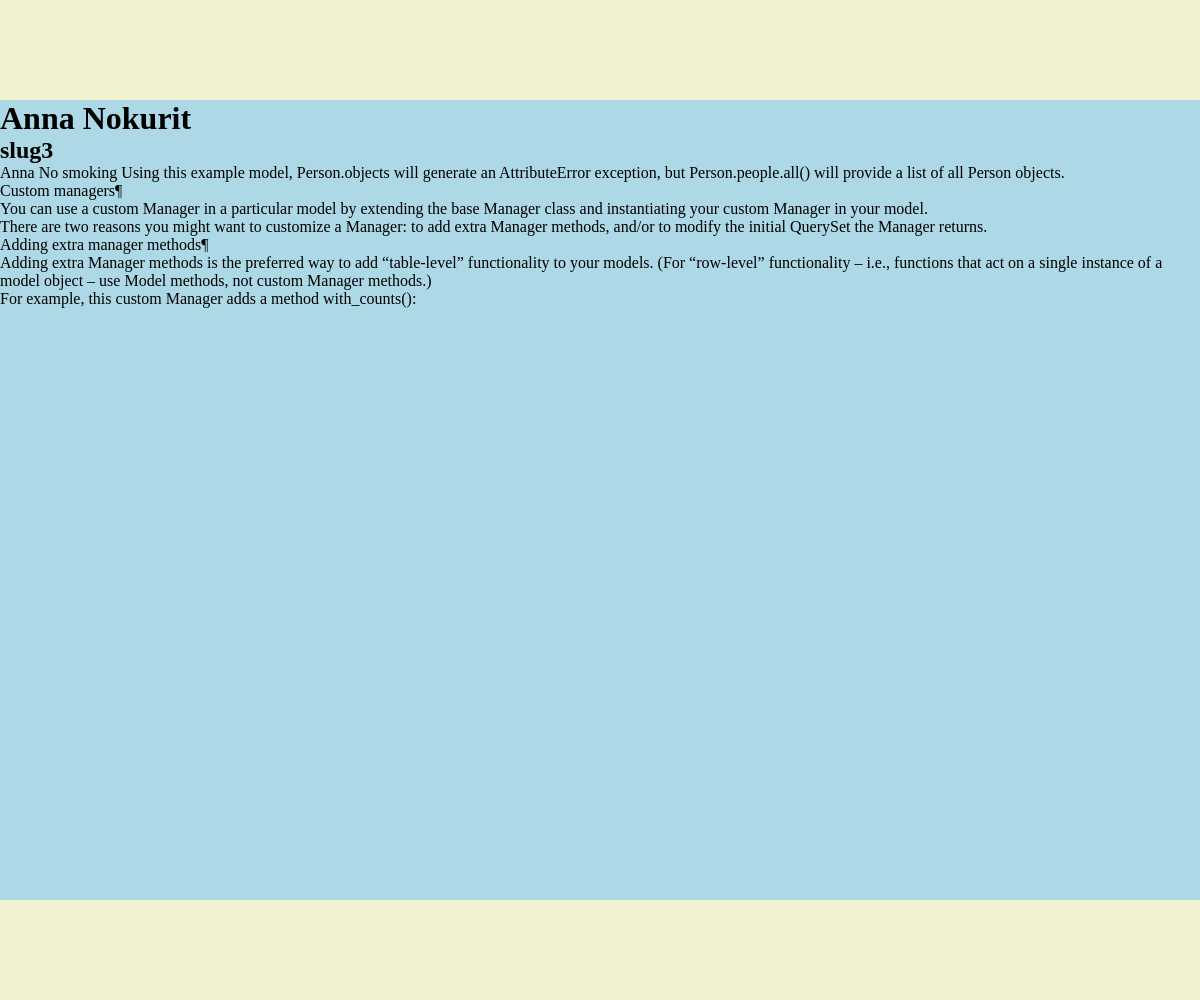
The app's page /post/slug3/ with its own data.
### women/models.py (models this page shows, shortened)
class Women(models.Model):
    class Status(
        models.IntegerChoices
    ):  # https://docs.djangoproject.com/en/6.0/ref/models/fields/#:~:text=choices
        DRAFT = 0, "Черновик"
        PUBLISHED = 1, "Опубликовано"
    title = models.CharField(max_length=255, verbose_name="Заголовок")
    slug = models.SlugField(
        max_length=255, unique=True, db_index=True, verbose_name="URL"
    )  # https://docs.djangoproject.com/en/6.0/ref/models/fields/#slugfield
    content = models.TextField(verbose_name="Текст статьи")
    time_create = models.DateTimeField(auto_now_add=True, verbose_name="Дата создания")
    time_update = models.DateTimeField(
        auto_now=True, verbose_name="Дата последнего редактирования"
    )
    is_published = models.BooleanField(
        choices=Status.choices, default=Status.PUBLISHED, verbose_name="Опубликована"
    )
    cat = models.ForeignKey(
        Category,
        on_delete=models.PROTECT,
        verbose_name="Категория",
        related_name="posts",
        blank=True,
        null=True,
    )
    tags = models.ManyToManyField(
        TagPost, blank=True, related_name="tags"
    )  # https://docs.djangoproject.com/en/6.0/ref/models/fields/#manytomanyfield
    objects = models.Manager()  # чтобы objects тоже работал
    published = PublishedManager()
    class Meta:
        verbose_name = "Статья о женщине"
        verbose_name_plural = "Статьи о женщинах"
        ordering = [
            "-time_create"
        ]  # сортируем статьи по убыванию даты создания https://docs.djangoproject.com/en/6.0/ref/models/options/#django.db.models.Options.ordering
        indexes = [
            models.Index(
                fields=[
                    "-time_create",
                ]
            ),
        ]

### women/views.py (the view)
# urls.py: path('post/<slug:post_slug>/', views.show_post, name='show_post'),
def show_post(request, post_slug):
    pos = get_object_or_404(Women, slug=post_slug)
    title = "POST"
    context = {
        "title": title,
        "menu": menu,
        "pos": pos,
        "cat_selected": 1,
    }
    return render(request, "women/show_post.html", context)

### women/templates/women/show_post.html
{% extends "base.html" %}
{% block sidebar %}
    <h1>{{pos.title}}</h1>
    <h2>{{pos.slug}}</h2>
    <p>{{pos.content|linebreaks }}</p>
{% endblock %}

### women/static/women/css/style.css (style rules this page uses)
* { margin: 0; padding: 0; }

### records on screen
Women: title "Anna Nokurit", slug "slug3", content "Anna No smoking Using this example model, Person.objects will generate an AttributeError exception, but Person.people.all() will provide a list of all Person objects. Custom managers¶ You can use a custom Manager in a particular model by extending the base Manager class and instantiating your custom Manager in your model. There are two reasons you might want to customize a Manager: to add extra Manager methods, and/or to modify the initial QuerySet the Manager returns. Adding extra manager methods¶ Adding extra Manager methods is the preferred way to add “table-level” functionality to your models. (For “row-level” functionality – i.e., functions that act on a single instance of a model…"
